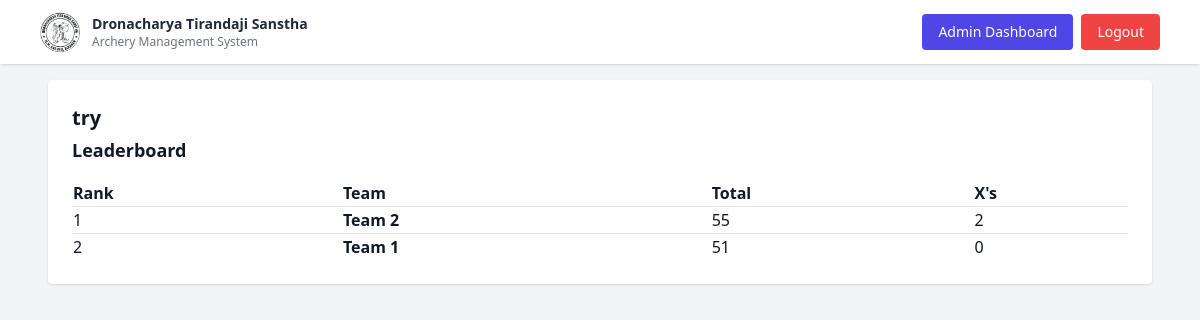
Page /admin/competition/3/leaderboard (signed in) on the committed database.
### models.py (models this page shows)
class Competition(db.Model):
    __tablename__ = 'competitions'
    id = db.Column(db.Integer, primary_key=True)
    name = db.Column(db.String(200))
    bow_type = db.Column(db.String(50))
    age_group = db.Column(db.String(80))
    gender = db.Column(db.String(20))
    target_distance = db.Column(db.String(50))
    target_serial = db.Column(db.String(20))
    num_students = db.Column(db.Integer)
    created_at = db.Column(db.DateTime, default=datetime.utcnow)
    is_team_based = db.Column(db.Boolean, default=False)
    score_entries = db.relationship('ScoreEntry', back_populates='competition', cascade='all, delete-orphan')
    teams = db.relationship('Team', back_populates='competition', cascade='all, delete-orphan')

class Team(db.Model):
    __tablename__ = 'teams'
    id = db.Column(db.Integer, primary_key=True)
    name = db.Column(db.String(100), nullable=False)
    competition_id = db.Column(db.Integer, db.ForeignKey('competitions.id', ondelete='CASCADE'), nullable=False)
    competition = db.relationship('Competition', back_populates='teams')
    entries = db.relationship('ScoreEntry', back_populates='team')

### app.py (the view)
@app.route('/admin/competition/<int:comp_id>/leaderboard')
def admin_leaderboard(comp_id):
    if not session.get('is_admin'):
        return redirect(url_for('login'))
    comp = Competition.query.get_or_404(comp_id)
    if comp.is_team_based:
        team_scores = (
            db.session.query(
                Team.id.label('team_id'),
                Team.name.label('team_name'),
                func.sum(ScoreEntry.total).label('total'),
                func.sum(ScoreEntry.xs).label('xs')
            ).join(ScoreEntry, ScoreEntry.team_id == Team.id).filter(ScoreEntry.competition_id == comp.id).group_by(Team.id).order_by(func.sum(ScoreEntry.total).desc(), func.sum(ScoreEntry.xs).desc()).all())
        return render_template('admin_leaderboard.html', comp=comp, team_scores=team_scores)
    entries = ScoreEntry.query.filter_by(competition_id=comp.id).order_by(ScoreEntry.total.desc(), ScoreEntry.xs.desc()).all()
    return render_template('admin_leaderboard.html', comp=comp, entries=entries)

### app.py (called while the page is built)
@app.context_processor
def inject_current_user():
    user = None
    if session.get('user_id'):
        user = User.query.get(session['user_id'])
    return dict(current_user=user)

### templates/admin_leaderboard.html (shortened to what this page needs)
{% extends 'base.html' %}
{% block content %}
<div class="bg-white p-6 rounded shadow">
  <h1 class="text-xl font-bold text-center sm:text-left mb-1">
      {{ comp.name }}
  </h1>
  <h2 class="text-lg font-semibold text-center sm:text-left mb-4">
      Leaderboard
  </h2>
  <table class="hidden sm:table w-full text-left">
    <thead>
      <tr>
        <th>Rank</th>
        {% if comp.is_team_based %}
            <th>Team</th>
        {% else %}
            <th>Roll No</th>
        {% endif %}
        <th>Total</th>
        <th>X's</th>
      </tr>
    </thead>
    <tbody>
    {% if comp.is_team_based %}
        {% for t in team_scores %}
        <tr class="border-t">
            <td>{{ loop.index }}</td>
            <td class="font-semibold">{{ t.team_name }}</td>
            <td>{{ t.total }}</td>
            <td>{{ t.xs }}</td>
        </tr>
        {% endfor %}
    {% endif %}
    </tbody>
  </table>
</div>
{% endblock %}

### rows in the picture
Competition: name "try"
Team: team_name "Team 2", total "55", xs "2"
Team: team_name "Team 1", total "51", xs "0"
